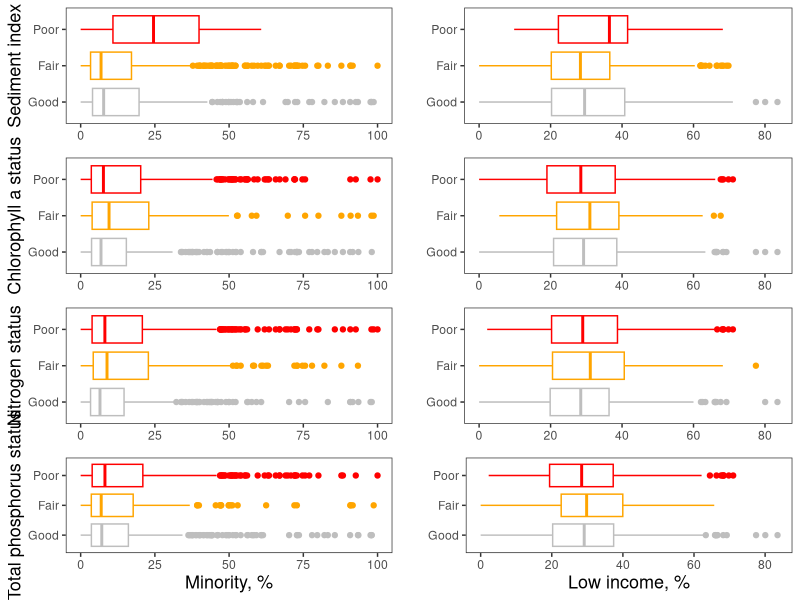

Source code (R): (Note: this script raises an error after producing the figure.)
## NLA ES inequality, WQ figures; see other files for GIS source code
## started Aug 2022, updated Jan 2023
## author: sergey, katya
## R version 4.0.2 "Taking Off Again"

#install.packages('rstudioapi')

## Set working directory to the file location (only RStudio) 
setwd(dirname(rstudioapi::getActiveDocumentContext()$path))

## This function takes a character vector of package names and attempts to load them, or install them if loading fails
install_load <- function(x){
  for( i in x ){
    ## require returns TRUE invisibly if it was able to load package
    if( ! require( i , character.only = TRUE ) ){
      ##  If package was not able to be loaded then re-install
      install.packages( i , dependencies = TRUE )
      ##  Load package after installing
      require( i , character.only = TRUE )
    }
  }
}

## Required packages 
install_load(c("rgdal", "sf", "ggplot2", "rgeos", "sp", "raster", "reshape2", "stringi", "scales", "plyr", "dplyr", 
               "readxl", "stringr", "janitor", "data.table", "purrr", "lubridate", "janitor", "vroom", "viridis",
               "GGally", "car","randomForest",
               "ggpubr", "grid")) # to ggarrange

#########################################
# # National Lakes Assessment site info preliminary EDA
# dt <- read.csv("nla_2017_site_information-data.csv") 
# 
# dt <- mutate_if(dt, is.character, as.factor) # 5721 obs, 97 sites sampled twice
# str(dt) # 5624
# # write.csv(unique(dt[,c(7,37,38)]), "xxx.csv") # confirm lat/longs are same
# # 5624 unique lakes
# summary(dt)

# NB: EVAL_CAT has denied and not_lake, factor levels below
# [1] Not_Lake             Lake_Shallow         Target_Inaccess      Lake_LT_4ha          Lake_Vegetated      
# [6] Lake_Saline          Lake_Special_Purpose Target_Denied        Target_Other         Lake_LT_1ha         
# [11] Unknown              Target_Sampled 

# dt$diam <- dt$PERIM_KM/pi # testing filtering by diameter, not recommended
# summary(dt$diam)
# hist(log10(dt$diam))

# plot(log10(dt$PERIM_KM) ~ log10(dt$AREA_HA))
# top_n(dt, 20, AREA_HA)
# summary(dt$AREA_HA)

# dt2 <- subset(dt, AREA_HA < 200) # <200 ha 5%; <50 ha 15% obs
# str(dt2) # why is the number of unique sites still the same??? 73 sites sampled twice, so should be 5345

# dt2 <- subset(dt2, VISIT_NO != 2) # NEVER do this again
# x <- subset(dt2, dt2$VISIT_NO == 2) # 73 sites sampled twice

# hist(dt2$PERIM_KM) # 86% lakes PERIM_KM < 5K


#########################################
# Exploring EJ (see Sergey's code for extractions)
# ej <- read.csv("results.csv") # previous version had a loop error
# setnames(ej, old = "ncca_site_id", new = "UNIQUE_ID" )
# ej2 <- unique(ej)

# pdf("nlaEj.pdf", width = 6.5, height = 4)
# ggplot(ej2, aes(x = low_inc_buf*100, y = low_minor_buf*100)) + #
#   geom_density_2d_filled() + #
#   geom_point(alpha = 0.5, size = 0.1, col = "white") + # can add white points if desired
#   geom_smooth(method = "loess", se = T, size = 0.5, alpha = 0.4, col = "white") + #, col = "black"
#   xlab("Low income, %") + ylab("Minority, %") +
#   ylim(0,100) +
#   theme_bw() + theme(panel.grid.major = element_blank(),
#                      panel.grid.minor = element_blank(), legend.position = "NONE")
# dev.off()

#########################################
# Indicator status
dt <- read.csv("nla2017_all_sites-visits_data_for_population_estimates_220705_0.csv") # downloaded 11/16/2022
dt <- dt[,c(2,9,15,16,31:50,66)]

ej <- read.csv("results.csv") # previous version had a loop error
setnames(ej, old = "ncca_site_id", new = "UNIQUE_ID" ) # this is NLA id not NCCA!
ej2 <- unique(ej) # remove resampled sites

dt2 <- join(dt, ej2, by = "UNIQUE_ID")

dt2 <- dt2[,-c(3:4,9:16,18:22,26,29,30)]

dt2 <- dt2[,-c(7,8,10)]
dt2 <- mutate_if(dt2, is.character, as.factor)
# summary(dt2)

# p1 + p2 NLA_SCI_STATUS
dt3 <- subset(dt2, NLA_SCI_STATUS != "Not Assessed")
dt3 <- dt3[complete.cases(dt3[,"NLA_SCI_STATUS"]),]
dt3 <- unique(dt3[,c(1,7:9)])
dt3 <- droplevels(dt3)
dt3$NLA_SCI_STATUS <- ifelse(dt3$NLA_SCI_STATUS == "Most Disturbed", "Poor",
                             ifelse(dt3$NLA_SCI_STATUS == "Moderately Disturbed", "Fair",
                                    "Good"))
p1 <- ggplot(dt3, aes(y = factor(NLA_SCI_STATUS, levels = c("Good", "Fair", "Poor")), x = low_minor_buf*100, 
                      col = factor(NLA_SCI_STATUS, levels = c("Good", "Fair", "Poor")))) + 
  geom_boxplot()+
  # facet_wrap(~ dt3$EPA_REG) +
  ylab("Sediment index") +
  theme_bw() + 
  scale_color_manual(values = c("grey", "orange", "red")) + 
  theme(axis.title = element_text(size = 13),
        panel.grid.major = element_blank(),
        panel.grid.minor = element_blank(), 
        axis.title.x = element_blank(),
        legend.position = "NONE")

p2 <- ggplot(dt3, aes(y = factor(NLA_SCI_STATUS, levels = c("Good", "Fair", "Poor")), x = low_inc_buf*100, 
                      col = factor(NLA_SCI_STATUS, levels = c("Good", "Fair", "Poor")))) +  
  geom_boxplot()+
  # facet_wrap(~ dt3$EPA_REG) +
  ylab("") +
  theme_bw() + 
  scale_color_manual(values = c("grey", "orange", "red")) + 
  theme(panel.grid.major = element_blank(),
        panel.grid.minor = element_blank(), 
        axis.title.x=element_blank(),
        legend.position = "NONE")


# p3 + p4 chl a
dt3 <- subset(dt2, CHLA_COND != "Not Assessed") # none just keeping the flow constant here
dt3 <- dt3[complete.cases(dt3[,"CHLA_COND"]),] # none ditto
dt3 <- unique(dt3[,c(1,5,8,9)])
# dt3 <- droplevels(dt3)
p3 <- ggplot(dt3, aes(y = factor(CHLA_COND, levels = c("Good", "Fair", "Poor")), x = low_minor_buf*100,  
                      col = factor(CHLA_COND, levels = c("Good", "Fair", "Poor")))) + 
  geom_boxplot()+
  # facet_wrap(~ dt3$EPA_REG) +
  xlab("") + ylab("Chlorophyll a status") +
  theme_bw() + 
  scale_color_manual(values = c("grey", "orange", "red")) + 
  theme(axis.title = element_text(size = 13),
        panel.grid.major = element_blank(), 
        panel.grid.minor = element_blank(), 
        axis.title.x = element_blank(),
        legend.position = "NONE")

p4 <- ggplot(dt3, aes(y = factor(CHLA_COND, levels = c("Good", "Fair", "Poor")), x = low_inc_buf*100,  
                      col = factor(CHLA_COND, levels = c("Good", "Fair", "Poor")))) + 
  geom_boxplot()+
  # facet_wrap(~ dt3$EPA_REG) +
  ylab("") +
  theme_bw() + 
  scale_color_manual(values = c("grey", "orange", "red")) + 
  theme(panel.grid.major = element_blank(),
        panel.grid.minor = element_blank(), 
        axis.title.x = element_blank(),
        legend.position = "NONE")


# p5 + p6 Nitrogen
dt3 <- subset(dt2, NTL_COND != "Not Assessed") # none just keeping the flow constant here
dt3 <- dt3[complete.cases(dt3[,"NTL_COND"]),] # none ditto
dt3 <- unique(dt3[,c(1,4,8,9)])
# dt3 <- droplevels(dt3)
p5 <- ggplot(dt3, aes(y = factor(NTL_COND, levels = c("Good", "Fair", "Poor")), x = low_minor_buf*100,  
                      col = factor(NTL_COND, levels = c("Good", "Fair", "Poor")))) + 
  geom_boxplot()+
  ylab("Nitrogen status") +
  theme_bw() + 
  scale_color_manual(values = c("grey", "orange", "red")) + 
  theme(axis.title = element_text(size = 13), panel.grid.major = element_blank(),
        panel.grid.minor = element_blank(), 
        axis.title.x = element_blank(),
        legend.position = "NONE")

p6 <- ggplot(dt3, aes(y = factor(NTL_COND, levels = c("Good", "Fair", "Poor")), x = low_inc_buf*100,  
                      col = factor(NTL_COND, levels = c("Good", "Fair", "Poor")))) + 
  geom_boxplot()+
  ylab("") +
  theme_bw() + 
  scale_color_manual(values = c("grey", "orange", "red")) + 
  theme(panel.grid.major = element_blank(),
        panel.grid.minor = element_blank(), 
        axis.title.x = element_blank(),
        legend.position = "NONE")

# p7 + p8 TP
dt3 <- subset(dt2, PTL_COND != "Not Assessed") # none just keeping the flow constant here
dt3 <- dt3[complete.cases(dt3[,"PTL_COND"]),] # none ditto
dt3 <- unique(dt3[,c(1,3,8,9)])
# dt3 <- droplevels(dt3)
p7 <- ggplot(dt3, aes(y = factor(PTL_COND, levels = c("Good", "Fair", "Poor")), x = low_minor_buf*100,  
                      col = factor(PTL_COND, levels = c("Good", "Fair", "Poor")))) + 
  geom_boxplot()+
  xlab("Minority, %") + ylab("Total phosphorus status") +
  theme_bw() + 
  scale_color_manual(values = c("grey", "orange", "red")) + 
  theme(axis.title = element_text(size = 13),
        panel.grid.major = element_blank(),
        panel.grid.minor = element_blank(), 
        legend.position = "NONE")

p8 <- ggplot(dt3, aes(y = factor(PTL_COND, levels = c("Good", "Fair", "Poor")), x = low_inc_buf*100,  
                      col = factor(PTL_COND, levels = c("Good", "Fair", "Poor")))) + 
  geom_boxplot()+
  xlab("Low income, %") + ylab("") +
  theme_bw() + 
  scale_color_manual(values = c("grey", "orange", "red")) + 
  theme(axis.title = element_text(size = 13),
        panel.grid.major = element_blank(),
        panel.grid.minor = element_blank(), legend.position = "NONE")

# # p9 + p10 Trophic index
# dt3 <- subset(dt2, TROPHIC_STATE != "Not Assessed") # none just keeping the flow constant here
# dt3 <- dt3[complete.cases(dt3[,"TROPHIC_STATE"]),] # none ditto
# dt3 <- unique(dt3[,c(1,6,8,9)])
# # dt3 <- droplevels(dt3)
# p9 <- ggplot(dt3, aes(y = factor(TROPHIC_STATE, levels = c("Oligotrophic", "Mesotrophic",
#                                                            "Eutrophic", "Hypereutrophic")), x = low_minor_buf*100,  
#                       col = factor(TROPHIC_STATE, levels = c("Oligotrophic", "Mesotrophic",
#                                                         "Eutrophic", "Hypereutrophic")))) + 
#   geom_boxplot()+
#   xlab("Minority, %") + ylab("Trophic state") +
#   theme_bw() + 
#   scale_color_manual(values = c("green","grey", "orange", "red")) + 
#   theme(axis.text.x = element_text(size = 11), axis.title = element_text(size = 11),
#         panel.grid.major = element_blank(),
#         panel.grid.minor = element_blank(), legend.position = "NONE")

pdf("nlaAllLargeFont.pdf", width = 8, height = 8)
# figure2 <- ggarrange(p1,p2,p3,p4,p5,p6, nrow = 3, ncol = 2)
figure2 <- ggarrange(p1,p2,p3,p4,p5,p6,p7,p8, nrow = 4, ncol = 2)
# txt <- grobTree(textGrob("A", x = 0.05, y = 0.99, hjust=0, gp = gpar(fontsize = 12)))
# txt2 <- grobTree(textGrob("B", x = 0.05, y = 0.75, hjust=0, gp = gpar(fontsize = 12)))
# txt3 <- grobTree(textGrob("C", x = 0.05, y = 0.50, hjust=0, gp = gpar(fontsize = 12)))
# txt4 <- grobTree(textGrob("D", x = 0.05, y = 0.26, hjust=0, gp = gpar(fontsize = 12)))
figure2
# + annotation_custom(txt) + annotation_custom(txt2) + annotation_custom(txt3) + annotation_custom(txt4)
dev.off()



fit <- aov(low_minor_buf ~ NTL_COND, data = dt3)
summary(fit)
TukeyHSD(fit)


# dt3$TROPHIC_STATE <- ifelse(dt3$TROPHIC_STATE == "Oligotrophic", 1,
#                             ifelse(dt3$TROPHIC_STATE == "Mesotrophic", 2,
#                                    ifelse(dt3$TROPHIC_STATE == "Eutrophic", 4, 5)))
# ggplot(dt2, aes(y = as.numeric(TROPHIC_STATE), x = low_minor_buf*100)) + 
#   geom_point(alpha = 0.7, size = 1.5) +
#   geom_smooth(method = "lm", se = F, size = 0.8, alpha = 0.6) +
#   xlab("Low income, %") + ylab("") +
#   # facet_wrap(~ dt2$EPA_REG) +
#   theme_bw() + 
#   scale_color_viridis(direction = 1, discrete = T) +
#   theme(axis.text.x = element_text(size = 11), axis.title = element_text(size = 11),
#         panel.grid.major = element_blank(),
#         panel.grid.minor = element_blank(), legend.position = "NONE")
# 

#########################################
# Combined indices
dt <- read.csv("nla2017_all_sites-visits_data_for_population_estimates_220705_0.csv") # downloaded 11/16/2022
dt <- dt[,c(2,9,15,16,29:50)]

ej <- read.csv("results.csv") # previous version had a loop error
setnames(ej, old = "ncca_site_id", new = "UNIQUE_ID" ) # this is NLA id not NCCA!
ej2 <- unique(ej) # remove resampled sites

dt2 <- join(dt, ej2, by = "UNIQUE_ID")

dt2 <- dt2[,-c(3:4,6,11:18,21)]

dt2$NLA_SCI_STATUS <- ifelse(dt2$NLA_SCI_STATUS == "Most Disturbed", "Poor",
                             ifelse(dt2$NLA_SCI_STATUS == "Moderately Disturbed", "Fair",
                                    ifelse(is.na(dt2$NLA_SCI_STATUS), NA, "Good")))
dt2[dt2 == "Good"] <- 3
dt2[dt2 == "Fair"] <- 2
dt2[dt2 == "Poor"] <- 1

dt2$TROPHIC_STATE <- ifelse(dt2$TROPHIC_STATE == "Eutrophic", 1,
                         ifelse(dt2$TROPHIC_STATE == "Mesotrophic", 2,
                                ifelse(dt2$TROPHIC_STATE == "Oligotrophic",3,0)))

dt2$overall <- as.numeric(dt2$ACID_COND) + as.numeric(dt2$PTL_COND) + as.numeric(dt2$NTL_COND) + 
  as.numeric(dt2$CHLA_COND) + 2*as.numeric(dt2$TROPHIC_STATE) + as.numeric(dt2$ZOOP_MMI_COND_2017) 
  # as.numeric(dt2$LITRIPCVR_COND) + as.numeric(dt2$LITCVR_COND) + as.numeric(dt2$RVEG_COND) +
  # as.numeric(dt2$RDIS_COND) + as.numeric(dt2$NLA_SCI_STATUS)

pdf("allNla.pdf", width = 6.5, height = 4)
ggplot(dt2, aes(x = low_minor_buf*100, y = overall)) + #
  geom_density_2d_filled() + #
  geom_point(alpha = 0.5, size = 0.1, col = "white") + # can add white points if desired
  geom_smooth(method = "lm", se = T, size = 0.5, alpha = 0.4, col = "white") + #, col = "black"
  xlab("Minority, %") + ylab("Overall habitat quality") +
  # ylim(0,100) +
  theme_bw() + theme(panel.grid.major = element_blank(),
                     panel.grid.minor = element_blank(), legend.position = "NONE")
dev.off()

### With E.coli
dt2 <- join(dt, ej2, by = "UNIQUE_ID")
dt2 <- dt2[,-c(3:4,6,12:14,16,18,21)]

dt2$NLA_SCI_STATUS <- ifelse(dt2$NLA_SCI_STATUS == "Most Disturbed", "Poor",
                             ifelse(dt2$NLA_SCI_STATUS == "Moderately Disturbed", "Fair",
                                    ifelse(is.na(dt2$NLA_SCI_STATUS), NA, "Good")))
dt2[dt2 == "Above Benchmark"] <- -2
dt2[dt2 == "At or Below Benchmark"] <- 0
dt2[dt2 == "Good"] <- 3
dt2[dt2 == "Fair"] <- 2
dt2[dt2 == "Poor"] <- 1

dt2$TROPHIC_STATE <- ifelse(dt2$TROPHIC_STATE == "Eutrophic", 1,
                            ifelse(dt2$TROPHIC_STATE == "Mesotrophic", 2,
                                   ifelse(dt2$TROPHIC_STATE == "Oligotrophic",3,0)))

dt2$overall <- as.numeric(dt2$ACID_COND) + as.numeric(dt2$PTL_COND) + as.numeric(dt2$NTL_COND) + 
  as.numeric(dt2$CHLA_COND) + as.numeric(dt2$TROPHIC_STATE) + as.numeric(dt2$ZOOP_MMI_COND_2017) +
  as.numeric(dt2$ATZ_EPA_COND_3.4) + as.numeric(dt2$MICX_EPA_COND) + as.numeric(dt2$ECOLI_EPA_COND) +
  as.numeric(dt2$LITRIPCVR_COND) + as.numeric(dt2$LITCVR_COND) + as.numeric(dt2$RVEG_COND) +
  as.numeric(dt2$RDIS_COND) + as.numeric(dt2$NLA_SCI_STATUS)

pdf("allNlaInc.pdf", width = 5, height = 4)
ggplot(dt2, aes(x = low_inc_buf*100, y = overall)) + #
  geom_density_2d_filled() + #
  geom_point(alpha = 0.5, size = 0.1, col = "white") + # can add white points if desired
  geom_smooth(method = "lm", se = T, size = 0.5, alpha = 0.4, col = "white") + #, col = "black"
  xlab("Minority, %") + ylab("Overall habitat quality index") +
  # ylim(0,100) +
  theme_bw() + theme(panel.grid.major = element_blank(),
                     panel.grid.minor = element_blank(), legend.position = "NONE")
dev.off()

fit <- lm(low_minor_buf ~ overall, dt2)
summary(fit)

#########################################
# RF
dt <- read.csv("nla2017_all_sites-visits_data_for_population_estimates_220705_0.csv") # downloaded 11/16/2022
dt <- dt[,c(2,9,15,16,29:50)]

ejAll <- read.csv("resultsRf.csv") # from MSI
subs <- read.csv("predictorsMachineLearning.csv")
# subs <- subset(subs, use != 0)
subs <- subset(subs, use == 2)
select.me <- subs$GDB.Fieldname

ejAll2 <- cbind(UNIQUE_ID = ejAll$UNIQUE_ID, ejAll[ , names(ejAll) %in% select.me])
ejAll2 <- unique(ejAll2[,-2]) # -3; remove resampled sites

dt2 <- join(dt, ejAll2, by = "UNIQUE_ID")
dt2 <- dt2[,-c(3:4,6,12:14,16,18,21)]

dt2$NLA_SCI_STATUS <- ifelse(dt2$NLA_SCI_STATUS == "Most Disturbed", "Poor",
                             ifelse(dt2$NLA_SCI_STATUS == "Moderately Disturbed", "Fair",
                                    ifelse(is.na(dt2$NLA_SCI_STATUS), NA, "Good")))
dt2[dt2 == "Above Benchmark"] <- -2
dt2[dt2 == "At or Below Benchmark"] <- 0
dt2[dt2 == "Good"] <- 3
dt2[dt2 == "Fair"] <- 2
dt2[dt2 == "Poor"] <- 1

dt2$TROPHIC_STATE <- ifelse(dt2$TROPHIC_STATE == "Eutrophic", 1,
                            ifelse(dt2$TROPHIC_STATE == "Mesotrophic", 0,
                                   ifelse(dt2$TROPHIC_STATE == "Oligotrophic",0,1)))

dt2$overall <- as.numeric(dt2$ACID_COND) + as.numeric(dt2$PTL_COND) + as.numeric(dt2$NTL_COND) + 
  as.numeric(dt2$CHLA_COND) + as.numeric(dt2$TROPHIC_STATE) + as.numeric(dt2$ZOOP_MMI_COND_2017) +
  as.numeric(dt2$ATZ_EPA_COND_3.4) + as.numeric(dt2$MICX_EPA_COND) + as.numeric(dt2$ECOLI_EPA_COND) +
  as.numeric(dt2$LITRIPCVR_COND) + as.numeric(dt2$LITCVR_COND) + as.numeric(dt2$RVEG_COND) +
  as.numeric(dt2$RDIS_COND) + as.numeric(dt2$NLA_SCI_STATUS)


fit <- randomForest(as.factor(dt2$NTL_COND) ~ ., dt2[,-c(1:17)], samp.size = c(546,546),
                    ntree = 10000, keep.forest = TRUE,
                    importance = TRUE, na.action = na.omit) # 

fit <- randomForest(overall ~ ., dt2[,-c(1:17,26:29)], ntree = 20000, keep.forest = TRUE,
                    importance = TRUE, na.action = na.omit) # 

fit # model summary to derive % variation explained
pdf("accrSF.pdf", width = 5.5, height = 4)
varImpPlot(fit, type = 1, main = "")
dev.off()

install_load(c("ggExtra", "ggcorrplot"))
corr <- cor(dt2[,c(18:30)], use = "complete.obs", method = "spearman") #

# pdf("crossCorrPlantPredictors.pdf", width = 6, height = 6)
pdf("crossCorrMar9.pdf", width = 10, height = 10)
ggcorrplot(corr, hc.order = F,
           type = "lower",
           lab = TRUE,
           lab_col = "white",
           lab_size = 2,
           # method="circle",
           insig = "blank", outline.col = "white",
           colors = c("dark green", "white", "dark blue"),
           ggtheme = theme_bw) +
  theme(panel.grid.major = element_blank(), panel.grid.minor = element_blank(), legend.position = c(0.2,0.75))
# dev.off()
